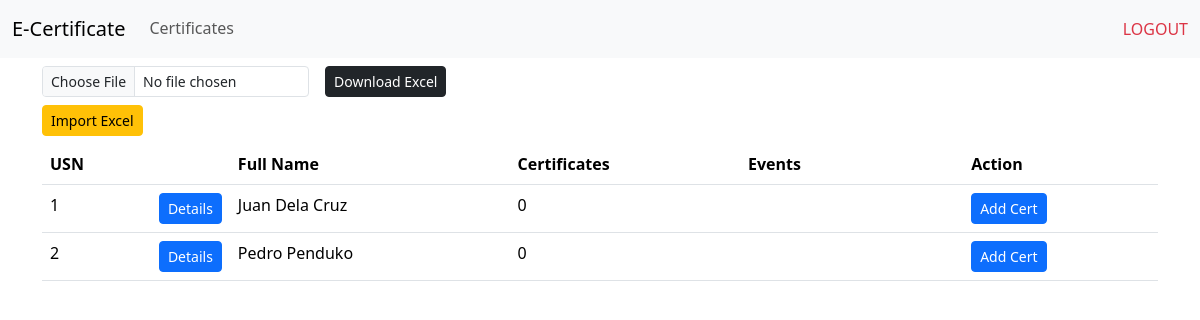
The page /admin/home (signed in) on the database its author committed.
### tables this page shows
CREATE TABLE `participant` (
  `id` int NOT NULL,
  `participant_id` varchar(255) DEFAULT NULL,
  `password` varchar(255) DEFAULT NULL,
  `fullname` varchar(255) NOT NULL DEFAULT '0'
);

### admin/home.php (the view, shortened to what this page needs)
<?php include 'includes/session.php'; ?>
<?php include 'includes/header.php'; ?>
<body>
    <?php require_once __DIR__ . '/includes/nav.php'; ?>
    <main>
        <div class="container-md">
            <div class="row g-3 py-2">
                <div class="col-sm-3">
                    <form action="import.php" enctype="multipart/form-data" method="post">
                        <input type="file" class="form-control form-control-sm" name="importStudents" required></input>
                        <button type="submit" class="btn btn-warning btn-sm mt-2" name="save_import">Import Excel</button>
                    </form>
                </div>
                <div class="col-sm-3">
                    <a href="export.php" class="btn btn-dark btn-sm">Download Excel</a>
                </div>
            </div>
            <div class="row">
                <div class="col-sm-12">
                    <div class="table-responsive">
                        <table id="student" class="table hover" style="width:100%" hx-trigger="load">
                            <thead>
                                <tr>
                                    <th class="text-start">USN</th>
                                    <th class="text-start">Full Name</th>
                                    <th class="text-start">Certificates</th>
                                    <th width="20%">Events</th>
                                    <th>Action</th>
                                </tr>
                            </thead>
                            <tbody>
                                <?php
                                $stmt = $conn->prepare("SELECT * FROM participant ORDER BY fullname ASC");
                                $stmt->execute();
                                $result = $stmt->get_result();
                                while ($row = $result->fetch_assoc()) {
                                    ?>
                                    <tr>
                                        <td class="text-start">
                                            <div class="d-flex justify-content-between">
                                                <?php echo $row["participant_id"]; ?>
                                                <button type="button" class="btn btn-primary btn-sm"
                                                    data-bs-toggle="collapse" data-bs-target="#<?php echo $row["id"]; ?>"
                                                    aria-expanded="false" aria-controls="<?php echo $row["id"]; ?>">
                                                    Details
                                                </button>
                                            </div>
                                        </td>
                                        <td class="text-start text-capitalize"><?php echo $row["fullname"]; ?></td>
                                        <td class="text-start">
                                            <?php
                                            $stmt2 = $conn->prepare("SELECT COUNT(*) as count FROM acquired_cert WHERE participant_id = ?");
                                            $stmt2->bind_param("i", $row["id"]);
                                            $stmt2->execute();
                                            $result2 = $stmt2->get_result();
                                            $row2    = $result2->fetch_assoc();
                                            echo $row2["count"];
                                            ?>
                                        </td>
                                        <td>
                                        </td>
                                        <td>
                                            <button type="button" class="btn btn-primary btn-sm" data-bs-toggle="modal"
                                                data-bs-target="#modal-<?php echo $row["id"]; ?>">Add Cert</button>
                                        </td>
                                    </tr>
                                    <?php
                                }
                                ?>
                            </tbody>
                        </table>
                    </div>
                </div>
            </div>
        </div>
    </main>
</body>
</html>

### rows shown on the page
participant: participant "1", fullname "Juan Dela Cruz", count "0"
participant: participant "2", fullname "Pedro Penduko", count "0"
